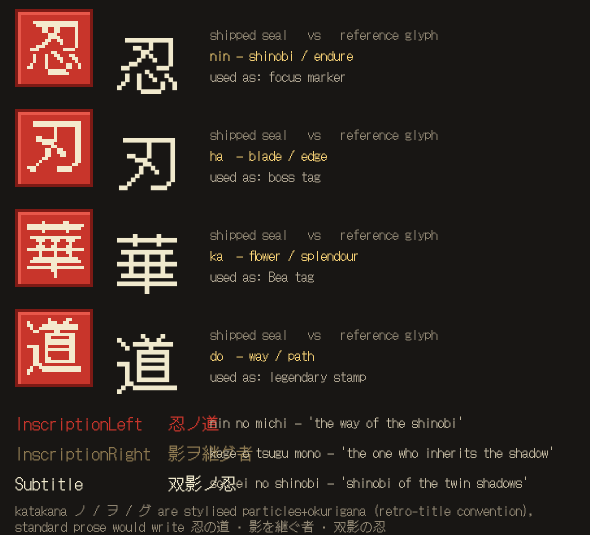
#> input picture tools/kanji_proof.png, 1180 x 1070 px (shown at 1/2 size); its folder holds only this picture in this run
$ python sprite_forge.py kanji_proof.png
#> lines starting #> are read from the running program, lines starting #| are printed output that depends on the picture
#!/usr/bin/env python3
"""
sprite_forge.py -- Shino & Bea sprite keyer / slicer / wirer.

One tool that takes a raw generated art sheet (or a single sprite) and produces
game-ready frames + the Godot SpriteFrames resource that wires them in. Built to
beat the old per-sheet slicers on three fronts:

  1. KEYING. Two engines:
       chroma  (default, for gen-art on a FLAT key colour -- magenta, or cyan
               for grape) -- per-pixel colour-distance key with SOFT alpha and
               EDGE DECONTAMINATION (spill removal), so edges keep their shape
               instead of being eaten by a binary dilate. Because it is
               per-pixel it also clears key-coloured GAPS enclosed by the sprite
               (between an arm and the torso) that a border flood-fill leaves
               opaque.
       flood   (legacy parity, for props on a ruled catalogue page) -- border
               flood-fill + fringe erosion, binary alpha. Delegates to
               tools/sheet_clean.py when present (incl. its de-rule pass).
     Never keys grey: the flat magenta/cyan convention exists precisely so the
     key colour never appears in the art (project rule: don't colour-key greys).

  2. SLICING. --grid RxC, or --auto-grid (finds frame gutters from empty-alpha
     runs -- no hardcoded pixel coords), or --blobs (connected components for
     prop pages), or --single. Every frame is re-cropped to its own content
     bbox so a wobbly source grid can't leave sprites off-centre.

  3. PLACEMENT + WIRING. Frames are normalised into a uniform cell anchored by
     FOOT (bottom-centre -- matches the game's Y-sort-by-foot rule), centre, or
     top, so an animation never jitters. Then it writes:
       - individual frame PNGs and/or a packed strip/atlas PNG,
       - a Godot 4 SpriteFrames .tres (the "wirer") -- plain text, re-imported
         by the editor on focus, no plugin required,
       - a labelled _contact.png to eyeball the cut,
       - a manifest.json (the hook a batch driver / MCP server calls).

Never upscales content above native resolution (project lock). Depends only on
opencv-python + numpy, which the repo's other tools already use.

Examples
--------
  # Bea idle+walk gen-art on magenta, 1 row x 4 frames, foot-anchored, wired:
  python sprite_forge.py "Bea_walk_raw.png" --key-color magenta --auto-grid \
      --anchor foot --out Assets/Sprites/bea --tres bea --anim walk --fps 10 --atlas

  # A single hero pose, soft-keyed, just the clean PNG:
  python sprite_forge.py bea_pose.png --key-color magenta --single \
      --out Assets/Sprites/bea --emit frames

  # Legacy prop page (parity with the old slicer):
  python sprite_forge.py "Some_props.png" --key flood --blobs --out out/props
"""
import argparse
import json
import os
import sys

import cv2
import numpy as np

KEY_PRESETS_RGB = {
    "magenta": (255, 0, 255),
    "cyan": (0, 255, 255),
    "green": (0, 255, 0),
    "grey": (153, 153, 153),
}


# ---------------------------------------------------------------------------
# IO helpers  (internally everything is BGRA float-friendly uint8, cv2-native)
# ---------------------------------------------------------------------------
def load_bgra(path):
    im = cv2.imread(path, cv2.IMREAD_UNCHANGED)
    if im is None:
        raise IOError("cannot read image: %s" % path)
    if im.ndim == 2:
        im = cv2.cvtColor(im, cv2.COLOR_GRAY2BGRA)
    elif im.shape[2] == 3:
        im = cv2.cvtColor(im, cv2.COLOR_BGR2BGRA)
    return im


def save_bgra(path, bgra):
    os.makedirs(os.path.dirname(path) or ".", exist_ok=True)
    cv2.imwrite(path, bgra)


def rgb_to_bgr(rgb):
    return np.array([rgb[2], rgb[1], rgb[0]], dtype=float)


def resolve_key_color(spec, bgra):
    """spec: preset name, 'R,G,B', or 'auto' (sample the dominant border colour)."""
    if spec == "auto":
        b = bgra[:, :, :3]
        border = np.concatenate([
            b[0], b[-1], b[:, 0], b[:, -1]]).reshape(-1, 3)
        vals, counts = np.unique(border, axis=0, return_counts=True)
        return vals[counts.argmax()].astype(float)  # already BGR
    if spec in KEY_PRESETS_RGB:
        return rgb_to_bgr(KEY_PRESETS_RGB[spec])
    if "," in spec:
        r, g, b = (int(v) for v in spec.split(","))
        return rgb_to_bgr((r, g, b))
    raise ValueError("unknown --key-color: %s" % spec)


# ---------------------------------------------------------------------------
# Keying
# ---------------------------------------------------------------------------
def key_chroma(bgra, key_bgr, t_lo, t_hi, binary=False, decontaminate=True):
    """Per-pixel chroma key with soft alpha + spill removal.

    alpha ramps 0->1 as colour distance to the key goes t_lo -> t_hi. Pixels in
    the transition band get the key colour's contribution unmultiplied out of
    their RGB so no coloured halo survives.
    """
    bgr = bgra[:, :, :3].astype(np.float32)
    dist = np.sqrt(((bgr - key_bgr.astype(np.float32)) ** 2).sum(axis=2))

    if binary:
        mid = 0.5 * (t_lo + t_hi)
        alpha = np.where(dist >= mid, 255.0, 0.0)
    else:
        alpha = np.clip((dist - t_lo) / max(t_hi - t_lo, 1e-6), 0.0, 1.0) * 255.0

    out = bgra.copy()
    # respect any real transparency already in the source
    if bgra.shape[2] == 4:
        alpha = np.minimum(alpha, bgra[:, :, 3].astype(np.float32))

    if decontaminate and not binary:
        a = (alpha / 255.0)[:, :, None]
        edge = (a[:, :, 0] > 0.0) & (a[:, :, 0] < 1.0)
        if edge.any():
            # F = (C - (1-a)*K) / a   (unmultiply the key spill)
            fg = np.where(a > 1e-3, (bgr - (1.0 - a) * key_bgr.astype(np.float32)) / np.maximum(a, 1e-3), bgr)
            fg = np.clip(fg, 0, 255)
            for c in range(3):
                ch = out[:, :, c].astype(np.float32)
                ch[edge] = fg[:, :, c][edge]
                out[:, :, c] = ch.astype(np.uint8)

    out[:, :, 3] = alpha.astype(np.uint8)
    return out


# [30 lines left out: function key_flood, not called in this run]


# ---------------------------------------------------------------------------
# Slicing
# ---------------------------------------------------------------------------
def _content_bbox(alpha, thresh=8):
    ys, xs = np.where(alpha > thresh)
    if len(xs) == 0:
        return None
    return xs.min(), ys.min(), xs.max() + 1, ys.max() + 1


def _spans(coverage, gap_min=1):
    """Return [start,end) spans of non-empty runs, ignoring gaps of key colour."""
    on = coverage > 0
    spans, s = [], None
    for i, v in enumerate(on):
        if v and s is None:
            s = i
        elif not v and s is not None:
            spans.append((s, i))
            s = None
    if s is not None:
        spans.append((s, len(on)))
    # merge spans separated by < gap_min empty px (anti-alias flicker)
    merged = []
    for sp in spans:
        if merged and sp[0] - merged[-1][1] < gap_min:
            merged[-1] = (merged[-1][0], sp[1])
        else:
            merged.append(list(sp))
    return [tuple(m) for m in merged]


def slice_auto_grid(keyed, min_frac=0.004, gap_min=2):
    """Find frames from empty-alpha gutters. Returns list of (x0,y0,x1,y1)."""
    a = keyed[:, :, 3]
    row_cov = (a > 8).sum(axis=1).astype(float)
    row_spans = _spans(row_cov, gap_min)
    frames = []
    for (ry0, ry1) in row_spans or [(0, a.shape[0])]:
        band = a[ry0:ry1]
        col_cov = (band > 8).sum(axis=0).astype(float)
        col_spans = _spans(col_cov, gap_min)
        for (cx0, cx1) in col_spans or [(0, a.shape[1])]:
            sub = keyed[ry0:ry1, cx0:cx1, 3]
            bb = _content_bbox(sub)
            if bb is None:
                continue
            x0, y0, x1, y1 = bb
            if (x1 - x0) * (y1 - y0) < min_frac * a.shape[0] * a.shape[1]:
                continue
            frames.append((cx0 + x0, ry0 + y0, cx0 + x1, ry0 + y1))
    return frames


# [29 lines left out: functions slice_grid, slice_blobs, not called in this run]


# ---------------------------------------------------------------------------
# Placement / normalisation
# ---------------------------------------------------------------------------
def place(frame_bgra, cell_w, cell_h, anchor):
    """Composite a content crop into a uniform transparent cell by anchor."""
    fh, fw = frame_bgra.shape[:2]
    canvas = np.zeros((cell_h, cell_w, 4), np.uint8)
    x = (cell_w - fw) // 2
    if anchor == "foot":
        y = cell_h - fh
    elif anchor == "top":
        y = 0
    else:  # center
        y = (cell_h - fh) // 2
    x, y = max(x, 0), max(y, 0)
    fw, fh = min(fw, cell_w - x), min(fh, cell_h - y)
    canvas[y:y + fh, x:x + fw] = frame_bgra[:fh, :fw]
    return canvas


def normalize(keyed, boxes, anchor, pad, cell=None):
    crops = [keyed[y0:y1, x0:x1] for (x0, y0, x1, y1) in boxes]
    if cell:
        cw, ch = cell
    else:
        cw = max(c.shape[1] for c in crops) + 2 * pad
        ch = max(c.shape[0] for c in crops) + 2 * pad
    return [place(c, cw, ch, anchor) for c in crops], (cw, ch)


# ---------------------------------------------------------------------------
# Wiring  (Godot 4 SpriteFrames .tres, plain text)
# ---------------------------------------------------------------------------
# [85 lines left out: functions write_spriteframes_individual, write_spriteframes_atlas, _write, pack_strip, contact_sheet, res_path_for, not called in this run]


# ---------------------------------------------------------------------------
# Pipeline
# ---------------------------------------------------------------------------
def forge(a):
    bgra = load_bgra(a.input)
#> in load_bgra, im is the input picture: shape (1070, 1180, 3); mean B, G, R 30.5, 34.6, 45.9

    if a.key == "chroma":
        key_bgr = resolve_key_color(a.key_color, bgra)
        keyed = key_chroma(bgra, key_bgr, a.t_lo, a.t_hi,
                           binary=(a.alpha == "binary"), decontaminate=not a.no_decontaminate)
    elif a.key == "flood":
        keyed = key_flood(bgra, derule=a.derule)
        if keyed is None:
            raise SystemExit("flood key produced no sprite")
    else:  # none
        keyed = bgra if bgra.shape[2] == 4 else cv2.cvtColor(bgra, cv2.COLOR_BGR2BGRA)

    if a.single:
        bb = _content_bbox(keyed[:, :, 3])
        boxes = [bb] if bb else []
    elif a.grid:
        r, c = (int(v) for v in a.grid.lower().split("x"))
        boxes = slice_grid(keyed, r, c)
    elif a.blobs:
        boxes = slice_blobs(keyed)
    else:  # auto-grid (default for sheets)
        boxes = slice_auto_grid(keyed)
    if not boxes:
        raise SystemExit("no frames found -- check --key-color / slicing mode")

    cell = None
    if a.cell:
        cw, ch = (int(v) for v in a.cell.lower().split("x"))
        cell = (cw, ch)
    cells, (cw, ch) = normalize(keyed, boxes, a.anchor, a.pad, cell)

    os.makedirs(a.out, exist_ok=True)
    made = {"input": a.input, "frames": len(cells), "cell": [cw, ch],
            "anchor": a.anchor, "key": a.key, "outputs": []}

    frame_paths = []
    if a.emit in ("frames", "both"):
        for i, c in enumerate(cells):
            fp = os.path.join(a.out, "%s_%d.png" % (a.name or "frame", i))
            save_bgra(fp, c)
            frame_paths.append(fp)
            made["outputs"].append(fp)

    sheet_path, regions = None, None
    if a.emit in ("strip", "both") or a.atlas:
        sheet, regions = pack_strip(cells)
        sheet_path = os.path.join(a.out, "%s_sheet.png" % (a.name or "frames"))
        save_bgra(sheet_path, sheet)
        made["outputs"].append(sheet_path)

    if a.contact:
        cpath = os.path.join(a.out, "_contact.png")
        contact_sheet(cells, cpath)
        made["contact"] = cpath

    if a.tres:
        tres_path = os.path.join(a.out, a.tres + ".tres")
        if a.atlas:
            sp = res_path_for(sheet_path, a.res_prefix, a.out)
            write_spriteframes_atlas(tres_path, sp, regions, a.anim, a.fps, not a.no_loop)
        else:
            if not frame_paths:  # need individual frames for non-atlas .tres
                for i, c in enumerate(cells):
                    fp = os.path.join(a.out, "%s_%d.png" % (a.name or "frame", i))
                    save_bgra(fp, c)
                    frame_paths.append(fp)
            rps = [res_path_for(fp, a.res_prefix, a.out) for fp in frame_paths]
            write_spriteframes_individual(tres_path, rps, a.anim, a.fps, not a.no_loop)
        made["tres"] = tres_path

    if a.manifest:
        _write(os.path.join(a.out, "manifest.json"), json.dumps(made, indent=2))

    print("forged %d frame(s) @ %dx%d (anchor=%s) -> %s"
          % (len(cells), cw, ch, a.anchor, a.out))
    if a.tres:
        print("wired SpriteFrames: %s (anim=%s, fps=%s, atlas=%s)"
              % (made["tres"], a.anim, a.fps, a.atlas))
    return made


def build_parser():
    p = argparse.ArgumentParser(description="Shino & Bea sprite keyer/slicer/wirer")
    p.add_argument("input")
    p.add_argument("--out", default="out", help="output directory")
    p.add_argument("--name", default="", help="basename for emitted frames/sheet")
    # keying
    p.add_argument("--key", choices=["chroma", "flood", "none"], default="chroma")
    p.add_argument("--key-color", default="magenta",
                   help="preset (magenta|cyan|green|grey), 'R,G,B', or 'auto'")
    p.add_argument("--alpha", choices=["soft", "binary"], default="soft")
    p.add_argument("--t-lo", type=float, default=70.0, help="chroma dist -> fully keyed")
    p.add_argument("--t-hi", type=float, default=140.0, help="chroma dist -> fully opaque")
    p.add_argument("--no-decontaminate", action="store_true", help="skip spill removal")
    p.add_argument("--derule", action="store_true", help="flood mode: strip cell lattice first")
    # slicing
    p.add_argument("--single", action="store_true", help="whole image is one sprite")
    p.add_argument("--grid", help="explicit slice, e.g. 2x4 (RxC)")
    p.add_argument("--auto-grid", action="store_true", help="detect frames from gutters (default)")
    p.add_argument("--blobs", action="store_true", help="connected-component prop extraction")
    # placement
    p.add_argument("--anchor", choices=["foot", "center", "top"], default="foot")
    p.add_argument("--pad", type=int, default=2, help="transparent margin around content")
    p.add_argument("--cell", help="force uniform cell WxH, e.g. 128x128")
    # output / wiring
    p.add_argument("--emit", choices=["frames", "strip", "both"], default="frames")
    p.add_argument("--atlas", action="store_true", help="pack one sheet + AtlasTexture .tres")
    p.add_argument("--tres", help="write SpriteFrames .tres with this basename")
    p.add_argument("--anim", default="default", help=".tres animation name")
    p.add_argument("--fps", type=float, default=10.0, help=".tres animation speed")
    p.add_argument("--no-loop", action="store_true", help=".tres animation does not loop")
    p.add_argument("--res-prefix", default="",
                   help="res:// path for emitted textures (else inferred from Assets/)")
    p.add_argument("--contact", action="store_true", help="write _contact.png proof")
    p.add_argument("--manifest", action="store_true", help="write manifest.json")
    return p


def main():
    a = build_parser().parse_args()
    forge(a)
#> in forge, `key_bgr = resolve_key_color(a.key_color, bgra)`: key_bgr = [255, 0, 255]
#> in key_chroma, `dist = np.sqrt(((bgr - key_bgr.astype(np.float32)) ** 2).sum(axis=2))`:
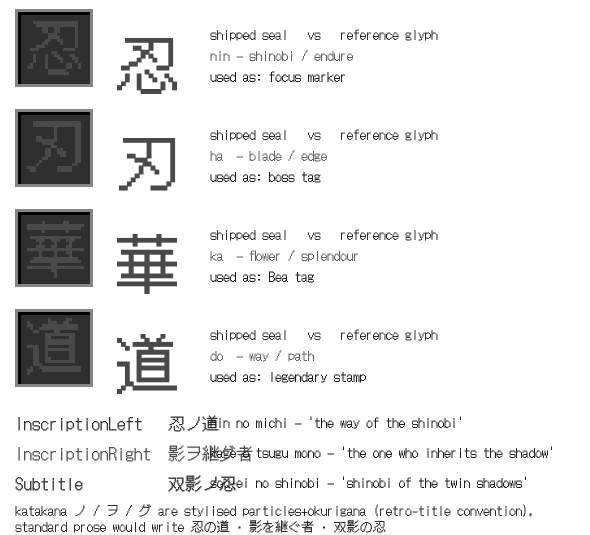
#> dist: shape (1070, 1180) float32 (shown at 1/2 size); min 201.5, max 330.3, mean 317.7; drawn with min black and max white
#> in key_chroma, `alpha = np.clip((dist - t_lo) / max(t_hi - t_lo, 1e-6), 0.0, 1.0) * 25..`: alpha: shape (1070, 1180) float32; every value is 255
#> in key_chroma, `a = (alpha / 255.0)[:, :, None]`: a: shape (1070, 1180, 1) float32; every value is 1
#> in key_chroma, `edge = (a[:, :, 0] > 0.0) & (a[:, :, 0] < 1.0)`: edge: shape (1070, 1180) bool; every value is 0
#> in slice_auto_grid, `a = keyed[:, :, 3]`: a: shape (1070, 1180); every value is 255
#> in slice_auto_grid, `row_cov = (a > 8).sum(axis=1).astype(float)`: row_cov = 1070 values from 1180 to 1180
#> the loop in _spans, `for i, v in enumerate(on):` made 1070 passes
#> s on pass 1: 0
#> after the loop in _spans, `for i, v in enumerate(on):`: s = 0; spans = []
#> the loop in _spans, `for sp in spans:` made 1 pass
#> sp on pass 1: (0, 1070)
#> after the loop in _spans, `for sp in spans:`: merged = [[0, 1070]]
#> in slice_auto_grid, `row_spans = _spans(row_cov, gap_min)`: row_spans = [(0, 1070)]
#> the loop in slice_auto_grid, `for (ry0, ry1) in row_spans or [(0, a.shape[0])]:` made 1 pass
#> (ry0, ry1, col_spans) on pass 1: (0, 1070, [(0, 1180)])
#> after the loop in slice_auto_grid, `for (ry0, ry1) in row_spans or [(0, a.shape[0])]:`: frames = [(0, 0, 1180, 1070)]
#> in normalize, `crops = [keyed[y0:y1, x0:x1] for (x0, y0, x1, y1) in boxes]`: crops = 1 item
#> in normalize, `cw = max(c.shape[1] for c in crops) + 2 * pad`: cw = 1184
#> in normalize, `ch = max(c.shape[0] for c in crops) + 2 * pad`: ch = 1074
#> in place, `x = (cell_w - fw) // 2`: x = 2
#> in place, `y = cell_h - fh`: y = 4
#> in place, `canvas[y:y + fh, x:x + fw] = frame_bgra[:fh, :fw]`:
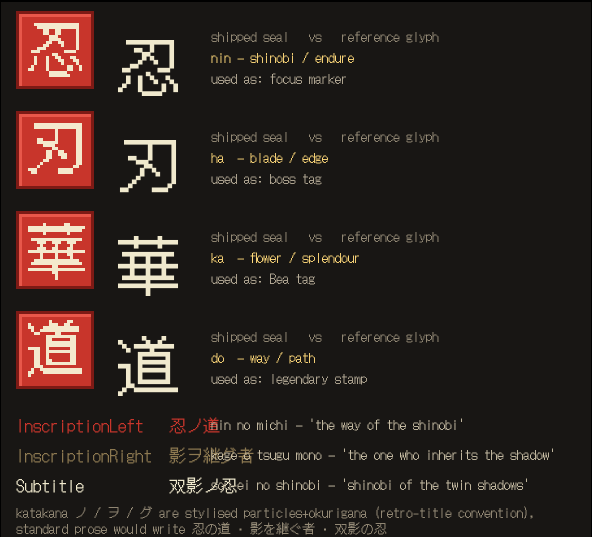
#> canvas: shape (1074, 1184, 4) (shown at 1/2 size); mean of channels 0, 1, 2, 3 30.3, 34.4, 45.5, 253.2; drawn as B, G, R
#> in forge, `cells, (cw, ch) = normalize(keyed, boxes, a.anchor, a.pad, cell)`: cells = 1 item; cw = 1184; ch = 1074
#> in forge, `made = {"input": a.input, "frames": len(cells), "cell": [cw, ch], "anc..`: made = {'input': 'kanji_proof.png', 'frames': 1, 'cell': [1184, 1074], 'anchor': 'foot', 'key': 'chroma', 'outputs': []}
#> the loop in forge, `for i, c in enumerate(cells):` made 1 pass
#> after the loop in forge, `for i, c in enumerate(cells):`: frame_paths = ['out/frame_0.png']
#| forged 1 frame(s) @ 1184x1074 (anchor=foot) -> out


if __name__ == "__main__":
    main()
